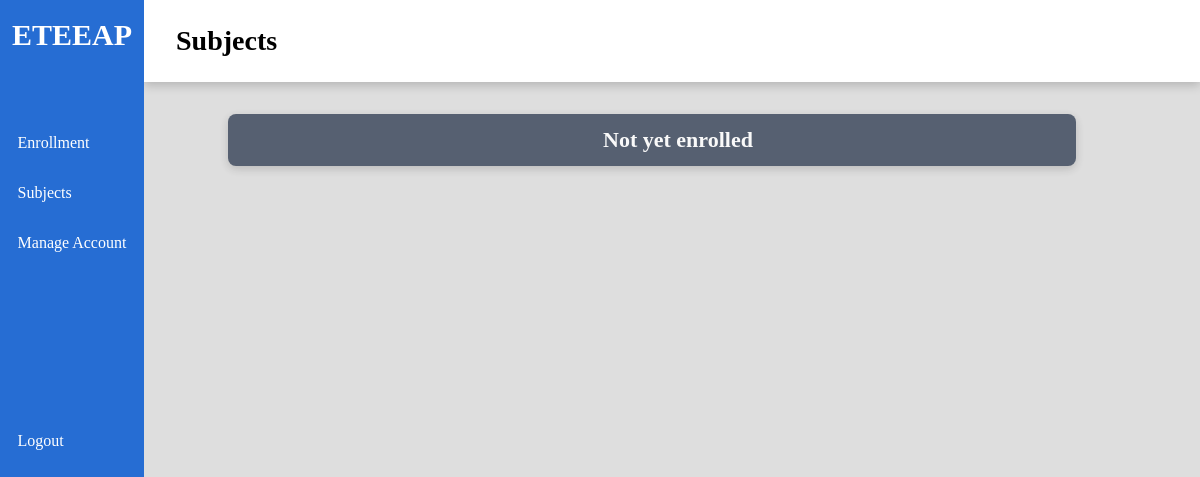
The app's page /index/subjects (signed in), older data.
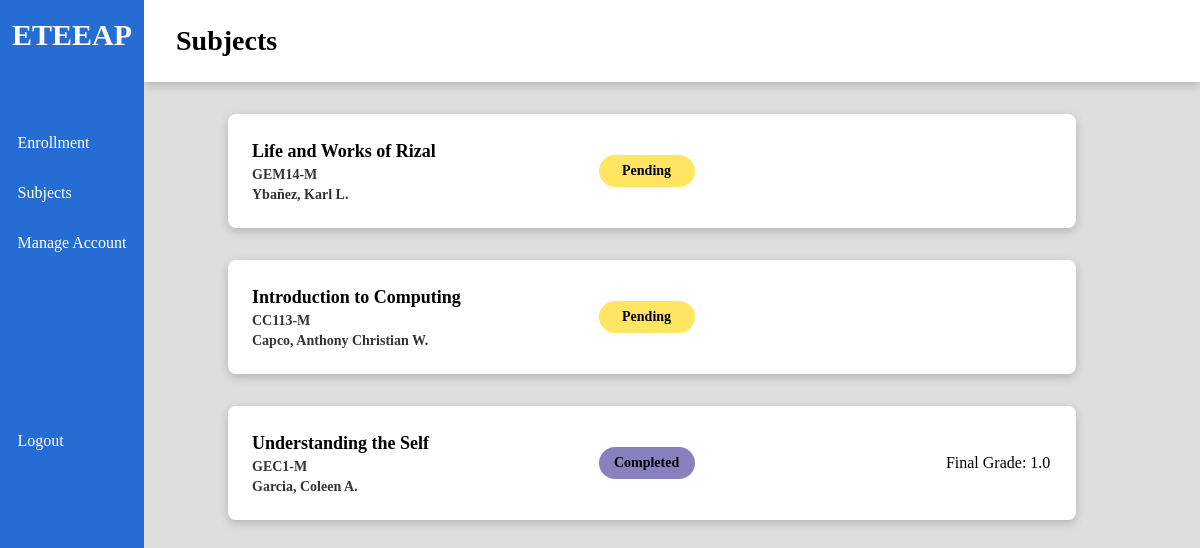
The same page, newer data.
### models.py (models this page shows)
class Enrollment(db.Model):
    __tablename__ = "enrollments"
    id = db.Column("id", db.Integer, primary_key=True)
    course = db.Column("course", db.Integer, db.ForeignKey('courses.id'))
    units = db.Column("units", db.Integer)
    ay = db.Column("academic_year", db.String(9))
    semester = db.Column("semester", db.Enum('1st', '2nd', 'Midyear'))
    instructor = db.Column("instructor", db.Integer, db.ForeignKey('instructors.id'))
    student = db.Column("student", db.Integer, db.ForeignKey('students.id'))
    status = db.Column("status", db.Enum('listed', 'pending', 'ongoing', 'completed'), default='listed')
    grade = db.Column("grade", db.Float)
    form1 = db.Column("form1path", db.String(64))
    form2 = db.Column("form2path", db.String(64))
    form3 = db.Column("form3path", db.String(64))
    honorarium = db.Column("honorarium", db.Enum('onprocess', 'released'), default='onprocess')
    requirements = db.relationship("Requirement", backref='enrollments')

class Course(db.Model):
    __tablename__ = "courses"
    id = db.Column("id", db.Integer, primary_key=True)
    title = db.Column("title", db.String(64))
    code = db.Column("code", db.String(8))
    program_id = db.Column(db.Integer, db.ForeignKey("programs.id"))

### views.py (the view)
@views.route('/subjects')
def subjects():
    if g.user != 'student':
        return redirect(url_for('.unauthorized'))
    views = user_views[g.user]
    data = db.get_student_enrollments(db.uid_to_pk(session.get('id'), 'student'))
    student_id = db.uid_to_pk(session.get('id'), 'student')
    for i in data:
        i['instructor']['name'] = f"{i['instructor']['l_name'].title()}, {i['instructor']['f_name']} {i['instructor']['m_name'][0]+'.' if i['instructor']['m_name'] else ''}"
    return render_template('subjects.html', page="Subjects", data=data, student_id=student_id, views=views)

### db_functions.py (called while the page is built)
def get_user(user_id):
    return User.query.filter_by(id=user_id).first().__dict__

def uid_to_pk(uid, user_type):
    if user_type == 'student':
        obj = Student
    elif user_type == 'instructor':
        obj = Instructor
    elif user_type == 'admin':
        obj = Admin
    else:
        return "Error"
    return obj.query.filter_by(user=uid).first().__dict__['id']

def get_instructor_bypk(id):
    instructor = Instructor.query.filter_by(id=id).first().__dict__
    userinfo = get_user(instructor['user'])
    instructor['f_name'] = userinfo['f_name']
    instructor['l_name'] = userinfo['l_name']
    instructor['m_name'] = userinfo['m_name']
    instructor['username'] = userinfo['username']
    return instructor

def get_student_enrollments(student_id):
    enrollments = (
        Enrollment.query.filter_by(student=student_id)
        .join(Instructor)
        .join(Course)
        .all()
    )
    response = []
    for e in enrollments:
        enrollment_data = e.__dict__
        instructor_data = get_instructor_bypk(e.instructor)
        course_data = get_course(e.course)
        enrollment_data['instructor'] = instructor_data
        enrollment_data['course'] = course_data
        response.append(enrollment_data)
    return response

def get_course(cid):
    return Course.query.filter_by(id=cid).first().__dict__

### views.py (called while the page is built)
@views.before_request
def verify_permissions():
    g.user = None
    if 'user' in session:
        g.user = session['user']
    else:
        return redirect('/login')

### templates/subjects.html (shortened to what this page needs)
{% extends "index.html" %}
{% block content %}
<div class="main-content">
    {% if data %}
        {% for e in data %}
        <div class="main-row">
            <div class="card bar color-white">
                <div class="left">
                    <div class="card-strongtext">{{ e.course.title }}</div>
                    <div class="card-subtext">{{ e.course.code }}</div>
                    <div class="card-subtext">{{ e.instructor.name }}</div>
                </div>
                <div class="middle">
                    <div class="cell {{ e.status }}"> {{ e.status|title }} </div>
                </div>
                <div class="right">
                    {% if e.status == 'ongoing' %}
                    <button class="btn-purple" onclick="viewRequirements('{{student_id}}', '{{e.id}}')">Requirements</button>
                    {% elif e.status == 'completed' %}
                    <p>Final Grade: {{ e.grade }} </p>
                    {% endif %}
                </div>
            </div>
        </div>
        {% endfor %}
    {% else %}
    <div class="main-row">
        <div class="card thin-bar color-1 opacity-80">
            <p id="status"> Not yet enrolled </p>
        </div>
    </div>
    {% endif %}
</div>
{% endblock %}

### templates/index.html (shortened to what this page needs)
<!DOCTYPE html>
<html lang="en">
    <head>
        <link rel="stylesheet" href= "{{ url_for('static',filename='styles/index.css') }}">
    </head>
    <body>
        <div class="view">
            <div class="sidebar">
                <div class="logo">
                    <img src=""><br>
                    <h4>ETEEAP</h4><br>
                </div>
                <ul>
                    {% for view in views %}
                    <li><div class=icon></div><a class="side-links" href="{{ url_for(view.link) }}">{{ view.name }}</a></li>
                    {% endfor %}
                    <li id="logout"><div class=icon></div><a href="/logout">Logout</a></li>
                </ul><br>
            </div>
            <div class="page-content">
                <div class="nav"><h4>{{ page }}</h4></div>
                <div class="main-content">
                    {% block content %}
                    {% endblock %}
                </div>
            </div>
        </div>
    </body>
</html>

### static/styles/index.css (style rules this page uses)
* { margin: 0; padding: 0; font-family: quicksand; }
body { background-color: #dedede; }
a { margin: 0; padding: 0; text-decoration: none; color: white; }
p { margin-left: 52px; }
.view { height: 100vh; width: 100vw; margin: 0; padding: 0; display: flex; }
.page-content { position: fixed; right: 0; height: 100%; width: 88vw; overflow: auto; }

Row changes from the older to the newer data that the page shows:
added Enrollment: course "Life and Works of Rizal", course.code "GEM14-M", instructor.name "Ybañez, Karl L.", status "Pending"
added Enrollment: course "Introduction to Computing", course.code "CC113-M", instructor.name "Capco, Anthony Christian W.", status "Pending"
added Enrollment: course "Understanding the Self", course.code "GEC1-M", instructor.name "Garcia, Coleen A.", status "Completed", grade "1.0"
Text that changed along with them:
text no longer shown: "Not yet enrolled"
